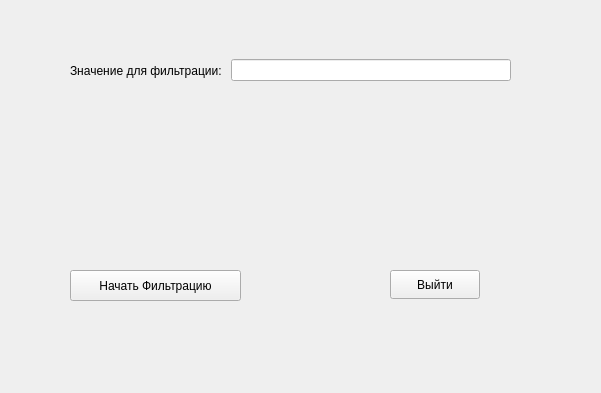
<?xml version="1.0" encoding="UTF-8"?>
<ui version="4.0">
 <class>FiltrWidget</class>
 <widget class="QWidget" name="FiltrWidget">
  <property name="geometry">
   <rect>
    <x>0</x>
    <y>0</y>
    <width>601</width>
    <height>393</height>
   </rect>
  </property>
  <property name="windowTitle">
   <string>Form</string>
  </property>
  <widget class="QPushButton" name="buttonExit">
   <property name="geometry">
    <rect>
     <x>390</x>
     <y>270</y>
     <width>90</width>
     <height>29</height>
    </rect>
   </property>
   <property name="text">
    <string>Выйти</string>
   </property>
  </widget>
  <widget class="QPushButton" name="buttonStart">
   <property name="geometry">
    <rect>
     <x>70</x>
     <y>270</y>
     <width>171</width>
     <height>31</height>
    </rect>
   </property>
   <property name="text">
    <string>Начать Фильтрацию</string>
   </property>
  </widget>
  <widget class="QWidget" name="">
   <property name="geometry">
    <rect>
     <x>70</x>
     <y>50</y>
     <width>441</width>
     <height>41</height>
    </rect>
   </property>
   <layout class="QHBoxLayout" name="horizontalLayout">
    <item>
     <widget class="QLabel" name="labelTextValue">
      <property name="text">
       <string>Значение для фильтрации: </string>
      </property>
     </widget>
    </item>
    <item>
     <widget class="QLineEdit" name="lineValue"/>
    </item>
   </layout>
  </widget>
 </widget>
 <resources/>
 <connections/>
</ui>
